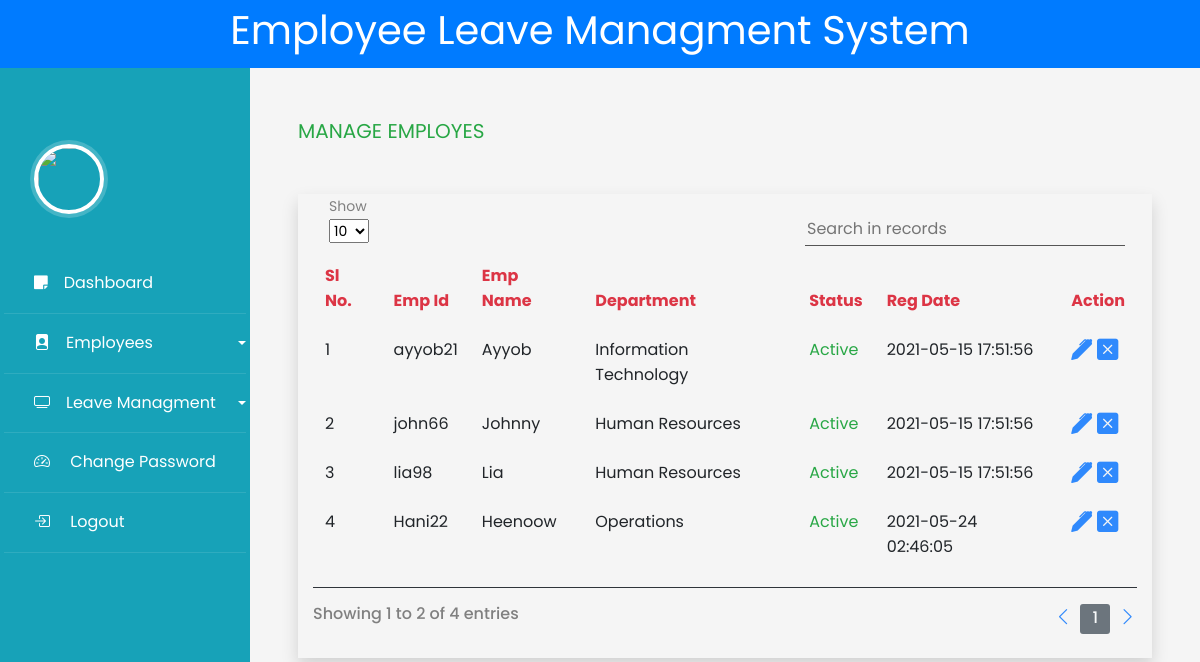
The app's page /admin/manageemployee.php with its own data.
### tables this page shows
CREATE TABLE `empusers` (
  `id` int(11) NOT NULL,
  `username` varchar(15) NOT NULL,
  `password` varchar(15) NOT NULL,
  `fname` varchar(15) NOT NULL,
  `lname` varchar(15) NOT NULL,
  `gender` varchar(15) NOT NULL,
  `DOB` date NOT NULL,
  `email` varchar(50) NOT NULL,
  `mobileno` varchar(20) NOT NULL,
  `section` varchar(30) NOT NULL,
  `city` varchar(20) NOT NULL,
  `country` varchar(20) NOT NULL,
  `reg_date` varchar(255) NOT NULL
);

### admin/controller/database.php (called while the page is built, shortened)
<?php
$host = "localhost";
$username = "root";
$password = "";
$database = "vacations";
$_DB = new mysqli($host, $username, $password, $database);
function leaveHistory($somevar = 10)
{
    global $_DB;
    $sql = "SELECT * from `empusers`
    LIMIT $somevar;";
    $result = $_DB->query($sql);
    $leaves = [];
    if ($result->num_rows > 0) {
        while ($row = $result->fetch_assoc()) {
            $leaves[] = $row;
        }
    }
    return $leaves;
}

### admin/manageemployee.php (the view, shortened to what this page needs)
<?php
include_once 'controller/database.php';
?>
<!doctype html>
<html lang="en">
<head>
    <link rel="stylesheet" href="https://stackpath.bootstrapcdn.com/font-awesome/4.7.0/css/font-awesome.min.css">
    <link rel="stylesheet" href="css/style.css">
    <link rel="stylesheet" href="https://cdn.jsdelivr.net/npm/bootstrap-icons@1.3.0/font/bootstrap-icons.css">
    <link rel="stylesheet" href="css/manageemployee-stlye.css">
</head>
<body>
    <div class="d-flex justify-content-center bg-primary ">
        <h1 style="color:white">Employee Leave Managment System</h1>
    </div>
    <div class="wrapper d-flex align-items-stretch">
        <nav id="sidebar" class="bg-info">
            <header class="avatar bg-info mt-5" style="padding-right:120px">
                <img src="https://www.w3schools.com/howto/img_avatar.png" />
            </header>
            <div class="p-1 ">
                <ul class="list-unstyled components mb-5">
                    <li class="active">
                        <a href="dashboard.php"><span class=" fa fa-sticky-note mr-3"></span>Dashboard</a>
                    </li>
                    <li class="active">
                        <a href="#pageSubmenu" data-toggle="collapse" aria-expanded="false" class="dropdown-toggle"><span class="bi bi-file-person-fill mr-3"></span>Employees</a>
                    </li>
                    <li class="active">
                        <a href="#managmentmenu" data-toggle="collapse" aria-expanded="false" class="dropdown-toggle"><span class="bi bi-tv mr-3"></span>Leave Managment</a>
                    </li>
                    <li class="active">
                        <a href="/vacations/controller/changepassword.php"><span class="bi bi-speedometer2 mr-3"></span> Change Password</a>
                    </li>
                    <li class="active">
                        <a href="controller/logout.php"><span class="bi bi-box-arrow-in-right mr-3"></span> Logout</a>
                    </li>
                </ul>
            </div>
        </nav>
        <div id="content" class="p-md-5">
            <h5 class="text-success">MANAGE EMPLOYES</h5>
            <div class="container table-div mt-5 shadow">
                <input type="search" name="" class="search-bar" placeholder="Search in records">
                <div class="ml-3 d-grid">
                    <span>Show</span>
                    <?php
                    $select_value = isset($_GET["uid"]) ? $_GET["uid"] : 10;
                    ?>
                    <select class="form-select form-select-lg mb-2" id="view-employees">
                        <?php foreach ([10, 25, 50] as $number) {
                            $isSelected = $number == $select_value ? 'selected' : '';
                            echo "<option value='$number' $isSelected>$number</option>";
                        } ?>
                    </select>
                </div>
                <table class="table table-borderless" id="dtBasicExample">
                    <thead>
                        <tr class="text-danger">
                            <th scope="col" class="th-sm">Sl No.</th>
                            <th scope="col" class="th-sm">Emp Id</th>
                            <th scope="col">Emp Name</th>
                            <th scope="col">Department</th>
                            <th scope="col">Status</th>
                            <th scope="col">Reg Date</th>
                            <th scope="col">Action</th>
                        </tr>
                    </thead>
                    <tbody>
                        <?php
                        $somevar = isset($_GET["uid"]) ? $_GET["uid"] : 10;
                        $leaves = leaveHistory($somevar);
                        $inc = 1;
                        foreach ($leaves as $leave) {
                            $html = '<tr>';
                            $html .= "<td>$inc</td>";
                            $html .= "<td>{$leave['username']}</td>";
                            $html .= "<td>{$leave['fname']}</td>";
                            $html .= "<td>{$leave['section']}</td>";
                            $html .= "<td class='text-success'>Active</td>";
                            $html .= "<td>{$leave['reg_date']}</td>";
                            $html .= '<td><a href="addemployee.php?id=' . $leave['id'] . '">
                            <i class="bi bi-pen-fill fa-lg"></i>
                            </a>
                            <a class="table-delete-button" href="#myModal" data-toggle="modal" class="ml-2" data-id=' . $leave['id'] . ' onclick="addIdToModalDelete(this)"> <i class="bi bi-x-square-fill fa-lg">
                            </i></a></td>';
                            $html .= "</tr>";
                            echo $html;
                            $inc++;
                        }
                        ?>
                    </tbody>
                </table>
                <hr class="bg-dark">
                <div class="mb-3 d-flex justify-content-between">
                    <?php
                    $sql = "SELECT count(id) FROM empusers;";
                    $result = $_DB->query($sql);
                    if ($result->num_rows > 0) {
                        $row = $result->fetch_array();
                        $total = $row[0];
                    } ?>
                    <h6 class=""><?php echo "Showing 1 to 2 of $total entries" ?></h6>
                    <div class="d-flex pb-4">
                        <a href="" class="mt-1"><i class="bi bi-chevron-left fa-lg"></i></a>
                        <div class="pages bg-secondary d-flex justify-content-center ml-2 mr-2 ">
                            <h6 class="text-light mt-1">1</h6>
                        </div>
                        <a href="" class="mt-1"><i class="bi bi-chevron-right fa-lg"></i></a>
                    </div>
                </div>
            </div>
        </div>
    </div>
</body>
</html>

### admin/css/manageemployee-stlye.css (style rules this page uses)
body { background-color: whitesmoke; }
.avatar { background: rgba(0, 0, 0, 0.1); padding: 2em 0.5em; text-align: center; }
img { width: 70px; border-radius: 50%; overflow: hidden; border: 4px solid; box-shadow: 0 0 0 4px rgba(255, 255, 255, 0.2); }
.d-grid { display: inline-grid; }
.search-bar { float: right; margin-top: 20px; margin-right: 12px; font-size: 16px; background: transparent; border: none; border-bottom: 1px solid #555; }
.pages { height: 30px; width: 30px; border-radius: 3px; }

### records on screen
empusers: username "ayyob21", fname "Ayyob", section "Information Technology", reg_date "2021-05-15 17:51:56"
empusers: username "john66", fname "Johnny", section "Human Resources", reg_date "2021-05-15 17:51:56"
empusers: username "lia98", fname "Lia", section "Human Resources", reg_date "2021-05-15 17:51:56"
empusers: username "Hani22", fname "Heenoow", section "Operations", reg_date "2021-05-24 02:46:05"

### other values on screen
$total "4"
form field value "10"
